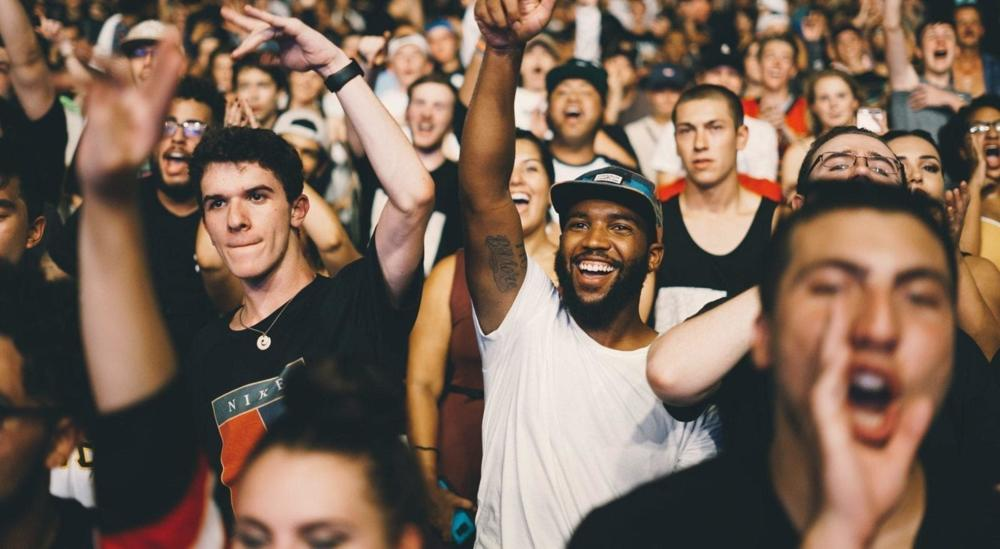
#> input picture figures/crowd/crowd_1000.jpeg, 1000 x 549 px
$ python compressor1d.py
#> lines starting #> are read from the running program, lines starting #| are printed output that depends on the picture
import numpy as np
import cv2
from matplotlib import pyplot as plt

name = 'crowd'
img = cv2.imread(f'figures/{name}/{name}_1000.jpeg', cv2.IMREAD_GRAYSCALE)
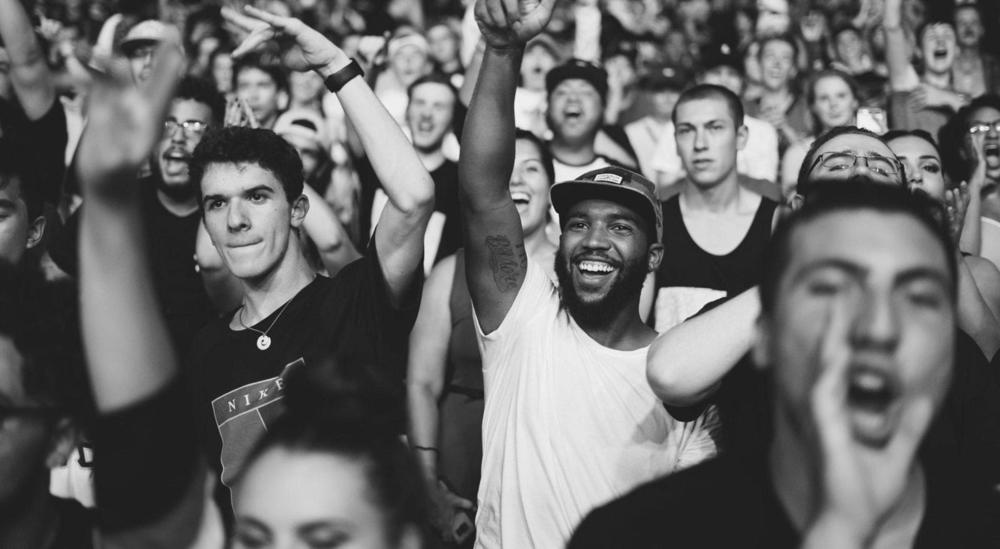
#> img: shape (549, 1000); min 13, max 252, mean 104.6

percentage_remaining = 0.02

dft_cols = np.apply_along_axis(np.fft.fft, 0, img)
dft_cols_2 = dft_cols.copy()
dft_cols[int(img.shape[0]*percentage_remaining/2)+2:-int(img.shape[0]*percentage_remaining/2), :] = 0
idft_cols = np.apply_along_axis(np.fft.ifft, 0, dft_cols)

dft_rows = np.apply_along_axis(np.fft.fft, 1, img)
dft_rows_2 = dft_rows.copy()
dft_rows[:, int(img.shape[1]*percentage_remaining/2)+2:-int(img.shape[1]*percentage_remaining/2)] = 0
idft_rows = np.apply_along_axis(np.fft.ifft, 1, dft_rows)

plt.subplot(321),plt.imshow(img, cmap = 'gray')
plt.title('Original Image to Compress with DFT (Nielsen)'), plt.xticks([]), plt.yticks([])

plt.subplot(322),plt.title(f'(Figure 6-9 are own work)'), plt.xticks([]), plt.yticks([])

plt.subplot(323),plt.imshow(np.log(1 + np.abs(dft_rows_2)), cmap = 'gray')
plt.title('Figure 6: Transformed Image\n(DFT, absolute value & in logarithmic scale)', fontsize=13), plt.xticks([]), plt.yticks([])
plt.axvline(x=int(img.shape[1]*percentage_remaining/2)+2, color='r')
plt.axvline(x=img.shape[1]-int(img.shape[1]*percentage_remaining/2)-1, color='r')

plt.subplot(324),plt.imshow(np.log(1 + np.abs(dft_cols_2)), cmap = 'gray')
plt.title('Figure 7: Transformed Image\n(DFT, absolute value & in logarithmic scale)', fontsize=13), plt.xticks([]), plt.yticks([])
plt.axhline(y=int(img.shape[0]*percentage_remaining/2)+3, color='r')
plt.axhline(y=img.shape[0]-int(img.shape[0]*percentage_remaining/2)-1, color='r')

plt.subplot(325),plt.imshow(np.abs(idft_rows), cmap = 'gray')
plt.title(f'Figure 8: Inverse Transformed Image\n(1D-DFT by row, actual lowest {percentage_remaining*100}% frequencies remaining)', fontsize=13)
plt.xticks([]), plt.yticks([])

plt.subplot(326),plt.imshow(np.abs(idft_cols), cmap = 'gray')
plt.title(f'Figure 9: Inverse Transformed Image\n(1D-DFT by column, actual lowest {percentage_remaining*100}% frequencies remaining)', fontsize=13)
plt.xticks([]), plt.yticks([])

fig = plt.gcf()
fig.subplots_adjust(left=0.02, top=0.96, right=0.98, bottom=0.02)
fig.subplots_adjust(wspace=0.05)

figManager = plt.get_current_fig_manager()
figManager.resize(2400, 2200)
for ax in fig.get_axes(): ax.set_frame_on(False)
plt.tight_layout(pad=0.75)
plt.subplots_adjust(left=0, right=1)
plt.savefig(f'compressor1d.png')
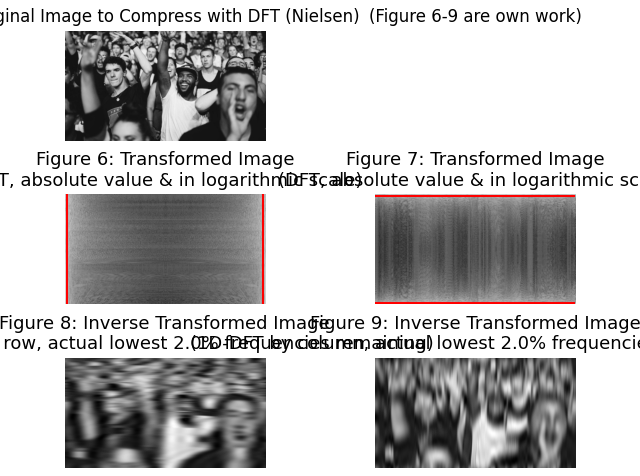
#> figure drawn by matplotlib, 5 panels

plt.show()
